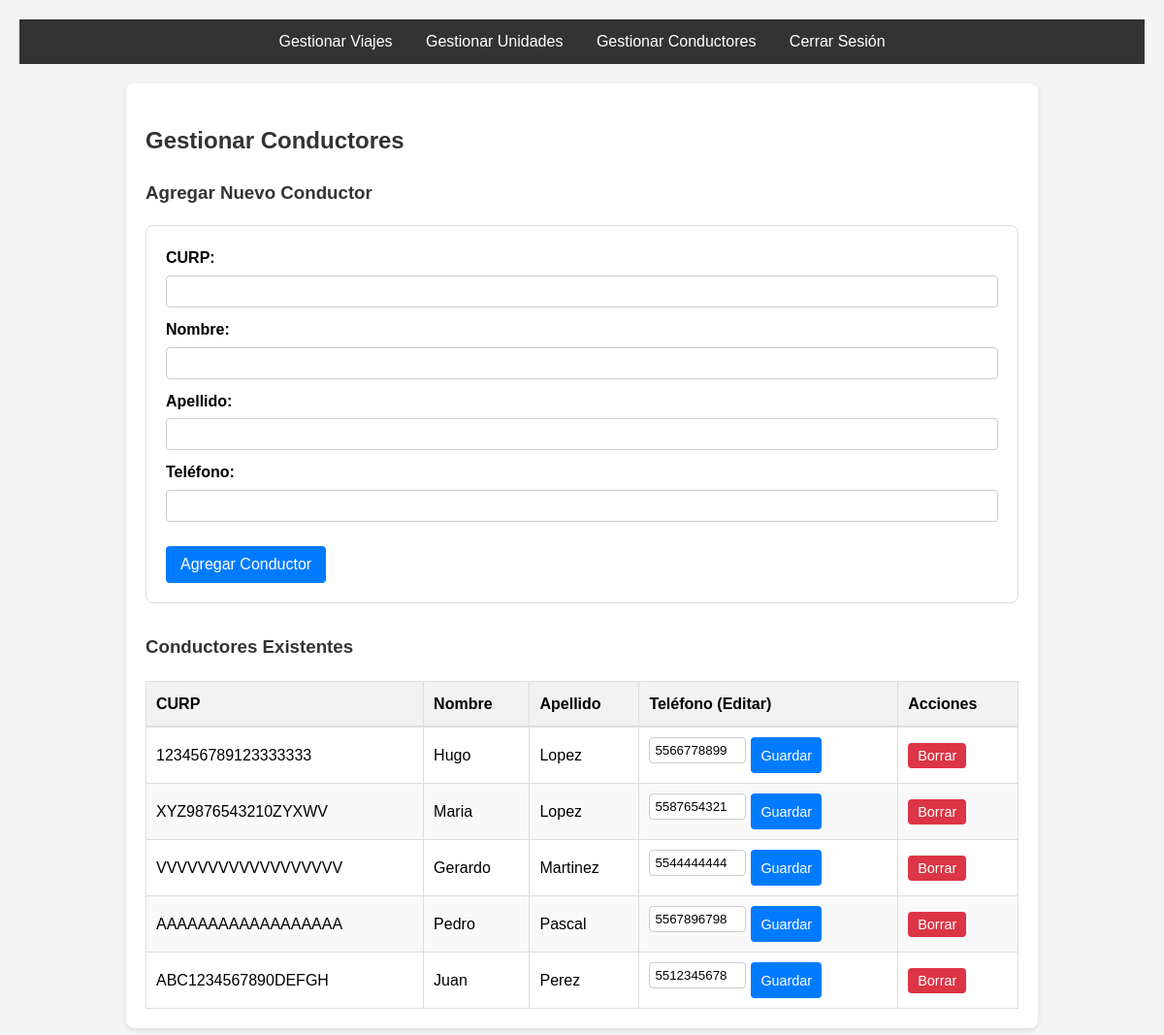
/Via-real/admin/gestion_conductores.php (signed in), run on the app's committed database.
### tables this page shows
CREATE TABLE `Conductor` (
  `INE` varchar(18) NOT NULL,
  `Nombre` varchar(100) NOT NULL,
  `Apellido` varchar(100) NOT NULL,
  `Telefono` varchar(15) DEFAULT NULL
);

### Via-real/admin/gestion_conductores.php (the view, shortened to what this page needs)
<?php
require 'header.php';
require '../conexion.php';
$conductores = $conexion->query("SELECT * FROM Conductor ORDER BY Apellido, Nombre")->fetchAll(PDO::FETCH_ASSOC);
?>
<h2>Gestionar Conductores</h2>
<h3>Agregar Nuevo Conductor</h3>
<form action="gestion_conductores.php" method="POST" style="background: #fff; padding: 20px; border: 1px solid #ddd; border-radius: 8px; margin-bottom: 30px;">
    <label for="ine">CURP:</label>
    <input type="text" id="ine" name="ine" required maxlength="18">
    <label for="nombre">Nombre:</label>
    <input type="text" id="nombre" name="nombre" required>
    <label for="apellido">Apellido:</label>
    <input type="text" id="apellido" name="apellido" required>
    <label for="telefono">Teléfono:</label>
    <input type="text" id="telefono" name="telefono">
    <input type="submit" name="add_conductor" value="Agregar Conductor" style="margin-top: 15px;">
</form>
<h3>Conductores Existentes</h3>
<table style="width: 100%; border-collapse: collapse;">
    <thead>
        <tr style="background-color: #f2f2f2; text-align: left;">
            <th style="padding: 10px; border-bottom: 2px solid #ddd;">CURP</th>
            <th style="padding: 10px; border-bottom: 2px solid #ddd;">Nombre</th>
            <th style="padding: 10px; border-bottom: 2px solid #ddd;">Apellido</th>
            <th style="padding: 10px; border-bottom: 2px solid #ddd;">Teléfono (Editar)</th>
            <th style="padding: 10px; border-bottom: 2px solid #ddd;">Acciones</th>
        </tr>
    </thead>
    <tbody>
        <?php foreach ($conductores as $conductor): ?>
        <tr style="border-bottom: 1px solid #eee;">
            <td style="padding: 10px;"><?= htmlspecialchars($conductor['INE']) ?></td>
            <td style="padding: 10px;"><?= htmlspecialchars($conductor['Nombre']) ?></td>
            <td style="padding: 10px;"><?= htmlspecialchars($conductor['Apellido']) ?></td>
            <td style="padding: 10px;">
                <form action="gestion_conductores.php" method="POST" style="margin: 0; display: flex; gap: 5px;">
                    <input type="text" name="new_telefono" value="<?= htmlspecialchars($conductor['Telefono']) ?>" style="width: 100px; padding: 5px; border: 1px solid #ccc; border-radius: 4px;">
                    <input type="submit" name="update_telefono" value="Guardar" style="background-color: #007bff; color: white; border: none; padding: 5px 10px; border-radius: 4px; cursor: pointer; font-size: 0.9em;">
                </form>
            </td>
            <td style="padding: 10px;">
                <form action="gestion_conductores.php" method="POST" onsubmit="return confirm('¿Estás seguro de borrar a este conductor?');" style="margin: 0;">
                    <input type="submit" value="Borrar" style="background-color: #dc3545; color: white; border: none; padding: 5px 10px; border-radius: 4px; cursor: pointer; font-size: 0.9em;">
                </form>
            </td>
        </tr>
        <?php endforeach; ?>
    </tbody>
</table>
<?php
require 'footer.php';
?>

### Via-real/style.css (style rules this page uses)
body { font-family: Arial, sans-serif; line-height: 1.6; background-color: #f4f4f4; margin: 0; padding: 20px; }
h1, h2, h3 { color: #333; }
form { margin-bottom: 20px; }
label { display: block; margin-bottom: 5px; font-weight: bold; }
input[type="text"], input[type="date"], input[type="password"], input[type="datetime-local"], input[type="number"], select { width: 100%; padding: 8px; margin-bottom: 10px; border: 1px solid #ccc; border-radius: 4px; box-sizing: border-box; }
input[type="submit"], button, .btn { background: #007BFF; color: #fff; padding: 10px 15px; border: none; border-radius: 4px; cursor: pointer; font-size: 16px; }
table { width: 100%; border-collapse: collapse; margin-top: 20px; }
th, td { padding: 12px; border: 1px solid #ddd; text-align: left; }
th { background-color: #f2f2f2; }
tr:nth-child(even) { background-color: #f9f9f9; }

### data on the page
conductor: INE "123456789123333333", Nombre "Hugo", Apellido "Lopez", new_telefono "5566778899"
conductor: INE "XYZ9876543210ZYXWV", Nombre "Maria", Apellido "Lopez", new_telefono "5587654321"
conductor: INE "VVVVVVVVVVVVVVVVVV", Nombre "Gerardo", Apellido "Martinez", new_telefono "5544444444"
conductor: INE "AAAAAAAAAAAAAAAAAA", Nombre "Pedro", Apellido "Pascal", new_telefono "5567896798"
conductor: INE "ABC1234567890DEFGH", Nombre "Juan", Apellido "Perez", new_telefono "5512345678"
